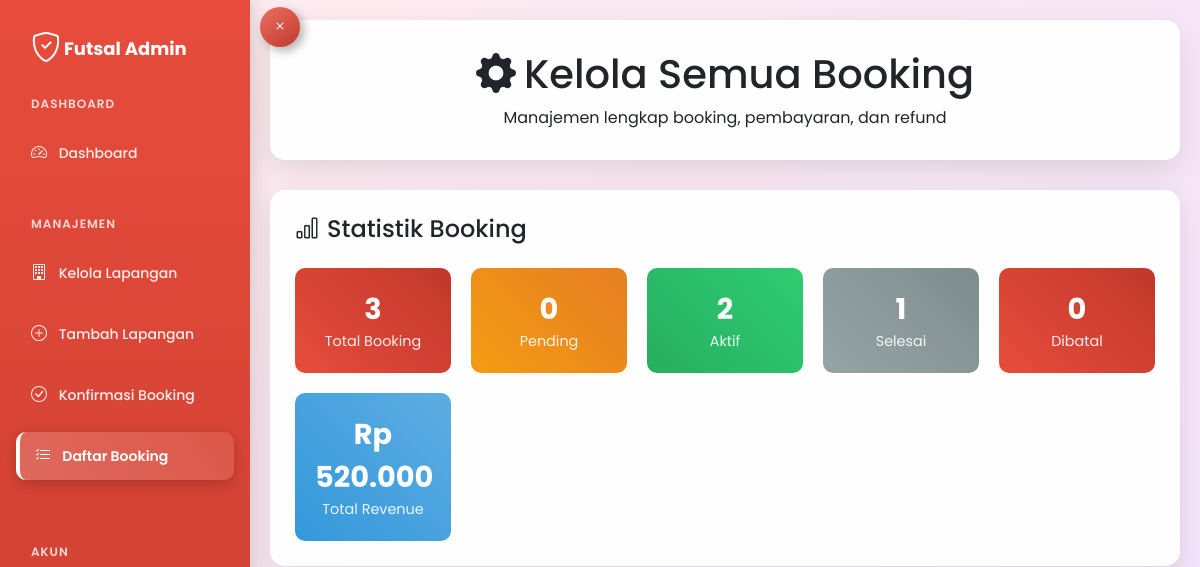
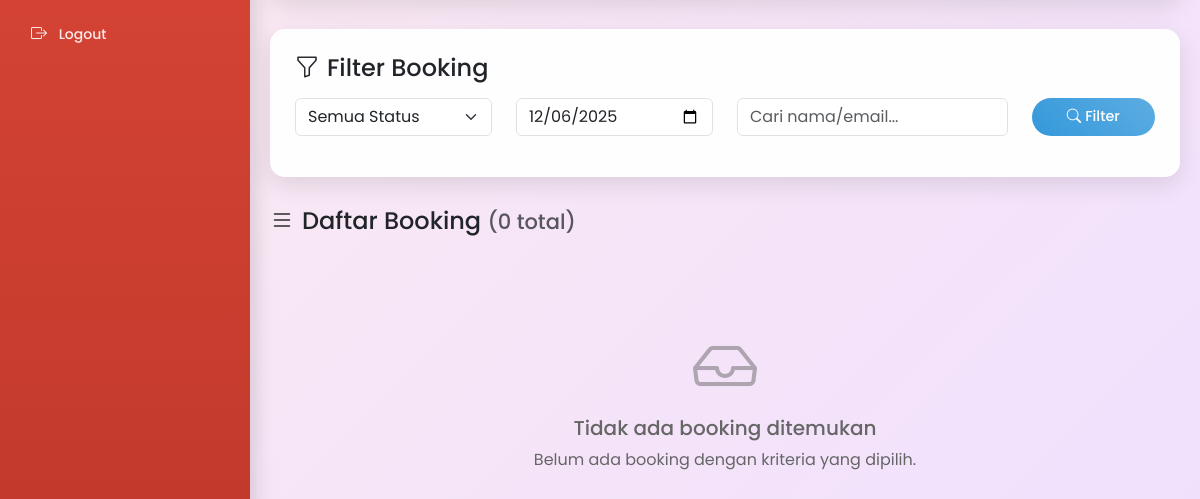
Before: /admin/daftar_booking.php?date=2025-12-06 (signed in) with the older database file (2 pictures, top to bottom).
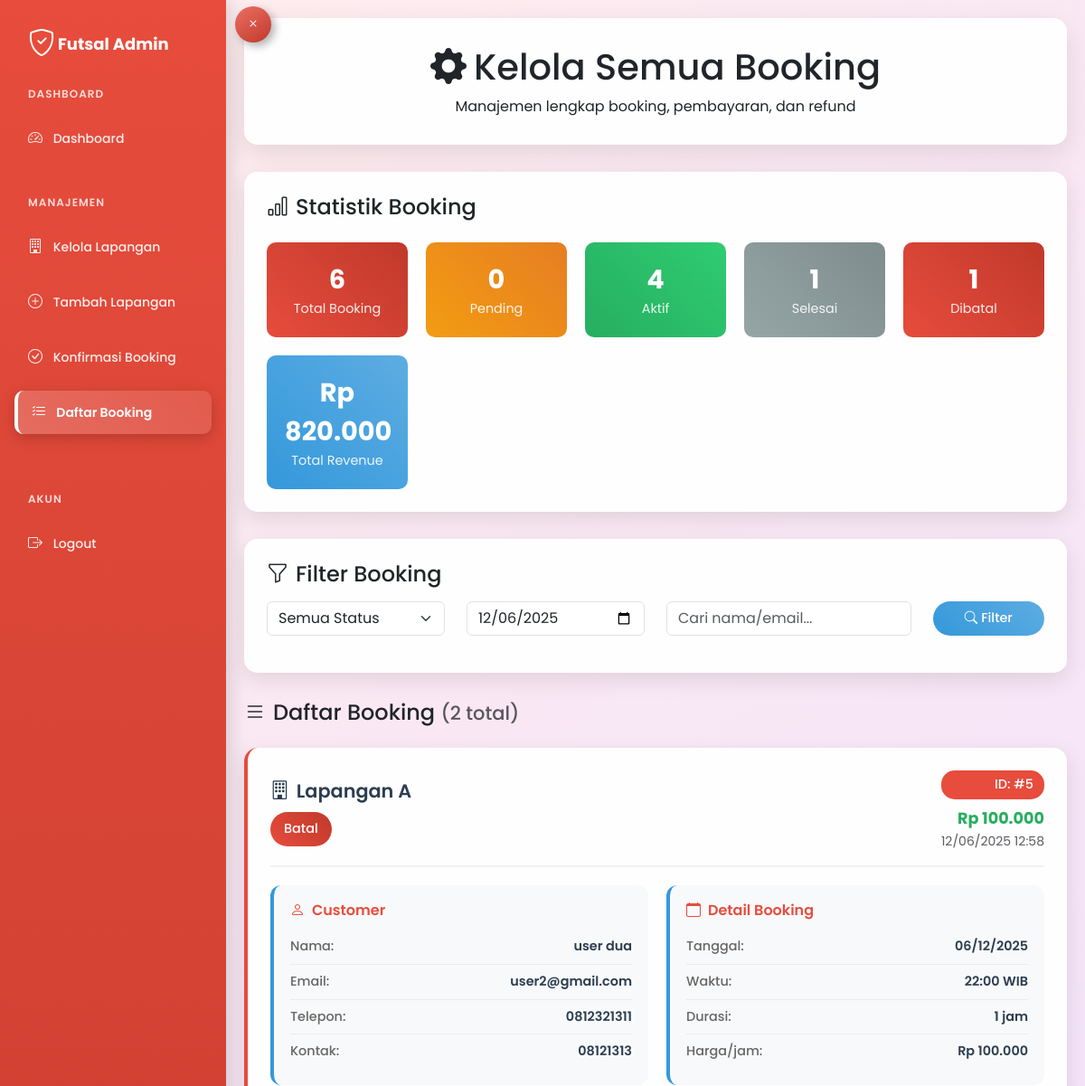
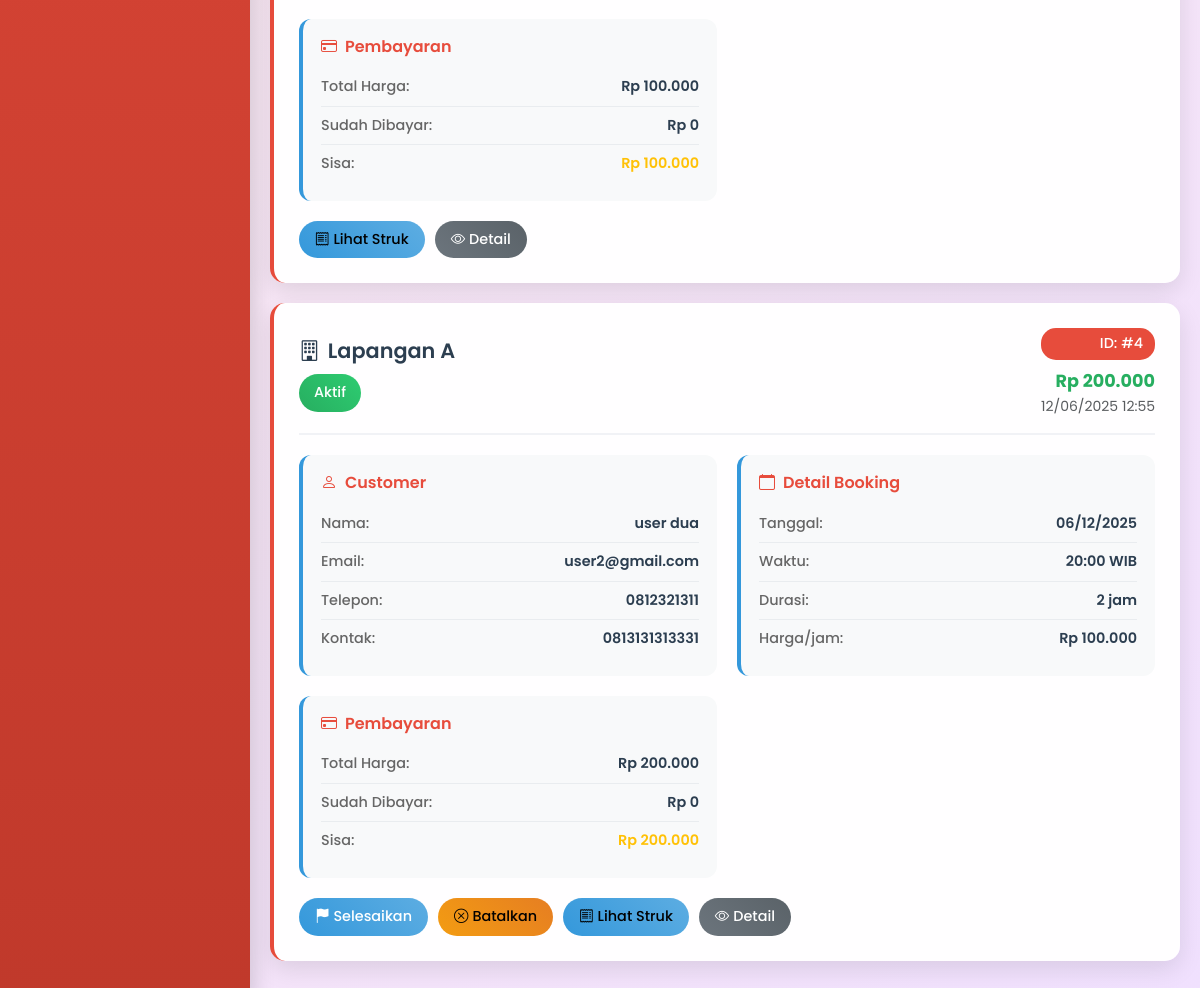
After: the same page with the newer database file (2 pictures, top to bottom).
### tables this page shows
CREATE TABLE `booking` (
  `id` int(11) NOT NULL,
  `id_user` int(11) NOT NULL,
  `id_lapangan` int(11) NOT NULL,
  `tanggal` date NOT NULL,
  `jam` time NOT NULL,
  `lama_sewa` int(11) NOT NULL,
  `kontak` varchar(20) NOT NULL,
  `status` enum('pending','aktif','batal','selesai') DEFAULT 'pending',
  `status_pembayaran` enum('dp','lunas','refund') NOT NULL,
  `total_dibayar` int(11) NOT NULL,
  `total_pinalti` int(11) NOT NULL,
  `created_at` timestamp NOT NULL DEFAULT current_timestamp(),
  `updated_at` timestamp NOT NULL DEFAULT current_timestamp() ON UPDATE current_timestamp()
);

CREATE TABLE `lapangan` (
  `id` int(11) NOT NULL,
  `nama` varchar(100) NOT NULL,
  `tipe` varchar(50) NOT NULL,
  `harga` int(11) NOT NULL,
  `status` enum('tersedia','habis') DEFAULT 'tersedia',
  `gambar` varchar(255) DEFAULT NULL,
  `created_at` timestamp NOT NULL DEFAULT current_timestamp(),
  `updated_at` timestamp NOT NULL DEFAULT current_timestamp() ON UPDATE current_timestamp()
);

CREATE TABLE `users` (
  `id` int(11) NOT NULL,
  `username` varchar(50) NOT NULL,
  `email` varchar(100) NOT NULL,
  `password` varchar(255) NOT NULL,
  `full_name` varchar(100) NOT NULL,
  `phone` varchar(20) NOT NULL,
  `created_at` timestamp NOT NULL DEFAULT current_timestamp(),
  `updated_at` timestamp NOT NULL DEFAULT current_timestamp() ON UPDATE current_timestamp()
);

### config/database.php (called while the page is built, shortened)
<?php
$hostname = "localhost";
$username = "root";
$password = "";
$database = "booking_futsal";
$connection = new mysqli($hostname, $username, $password, $database);
$connection->set_charset("utf8mb4");
function sanitize_input($data) {
    global $connection;
    return mysqli_real_escape_string($connection, trim($data));
}
?>

### admin/daftar_booking.php (the view, shortened to what the changed rows need)
<?php
include('../config/database.php');
$page = isset($_GET['page']) ? (int)$_GET['page'] : 1;
$limit = 10;
$offset = ($page - 1) * $limit;
$date_filter = isset($_GET['date']) ? sanitize_input($_GET['date']) : '';
$whereConditions = [];
if ($date_filter) {
    $whereConditions[] = "b.tanggal = '$date_filter'";
}
$whereClause = !empty($whereConditions) ? "WHERE " . implode(" AND ", $whereConditions) : "";
$countQuery = "
    SELECT COUNT(*) as total
    FROM booking b
    JOIN users u ON b.id_user = u.id
    JOIN lapangan l ON b.id_lapangan = l.id
    $whereClause
";
$countResult = mysqli_query($connection, $countQuery);
$totalRecords = mysqli_fetch_assoc($countResult)['total'];
$bookingQuery = "
    SELECT b.*, u.username, u.full_name, u.email, u.phone, l.nama as nama_lapangan, l.harga, l.tipe,
           p.payment_method, p.status as payment_status, p.created_at as payment_date,
           r.refund_amount, r.penalty_amount, r.status as refund_status
    FROM booking b
    JOIN users u ON b.id_user = u.id
    JOIN lapangan l ON b.id_lapangan = l.id
    LEFT JOIN payments p ON b.id = p.booking_id
    LEFT JOIN refunds r ON b.id = r.booking_id
    $whereClause
    ORDER BY b.created_at DESC
    LIMIT $limit OFFSET $offset
";
$bookingResult = mysqli_query($connection, $bookingQuery);
$all_booking = [];
while($row = mysqli_fetch_assoc($bookingResult)) {
    $all_booking[] = $row;
}
$statsQuery = "
    SELECT
        COUNT(*) as total,
        SUM(CASE WHEN status = 'pending' THEN 1 ELSE 0 END) as pending,
        SUM(CASE WHEN status = 'aktif' THEN 1 ELSE 0 END) as aktif,
        SUM(CASE WHEN status = 'selesai' THEN 1 ELSE 0 END) as selesai,
        SUM(CASE WHEN status = 'batal' THEN 1 ELSE 0 END) as batal,
        SUM(CASE WHEN status IN ('aktif', 'selesai') THEN (SELECT l.harga * b.lama_sewa FROM lapangan l WHERE l.id = b.id_lapangan) ELSE 0 END) as total_revenue
    FROM booking b
";
$statsResult = mysqli_query($connection, $statsQuery);
$stats = mysqli_fetch_assoc($statsResult);
?>
<!DOCTYPE html>
<html lang="id">
<head>
    <link href="https://cdn.jsdelivr.net/npm/bootstrap@5.3.2/dist/css/bootstrap.min.css" rel="stylesheet">
    <link href="https://cdn.jsdelivr.net/npm/bootstrap-icons@1.10.0/font/bootstrap-icons.css" rel="stylesheet">
</head>
<body>
    <div class="container">
        <div class="admin-header fade-in">
            <h1><i class="bi bi-gear-fill me-2"></i>Kelola Semua Booking</h1>
        </div>
        <div class="stats-section fade-in">
            <div class="stats-grid">
                <div class="stat-item">
                    <div class="stat-number"><?php echo $stats['total']; ?></div>
                    <div class="stat-label">Total Booking</div>
                </div>
                <div class="stat-item aktif">
                    <div class="stat-number"><?php echo $stats['aktif']; ?></div>
                    <div class="stat-label">Aktif</div>
                </div>
                <div class="stat-item batal">
                    <div class="stat-number"><?php echo $stats['batal']; ?></div>
                    <div class="stat-label">Dibatal</div>
                </div>
                <div class="stat-item revenue">
                    <div class="stat-number">Rp <?php echo number_format($stats['total_revenue'], 0, ',', '.'); ?></div>
                    <div class="stat-label">Total Revenue</div>
                </div>
            </div>
        </div>
        <div class="fade-in">
            <h4 class="mb-4">
                <i class="bi bi-list me-2"></i>Daftar Booking
                <small class="text-muted">(<?php echo $totalRecords; ?> total)</small>
            </h4>
            <?php if (empty($all_booking)): ?>
            <div class="no-data">
                <i class="bi bi-inbox"></i>
                <h5>Tidak ada booking ditemukan</h5>
                <p>Belum ada booking dengan kriteria yang dipilih.</p>
            </div>
            <?php else: ?>
            <?php foreach ($all_booking as $booking): ?>
            <?php
            $total_harga = $booking['harga'] * $booking['lama_sewa'];
            $sisa_pembayaran = $total_harga - $booking['total_dibayar'];
            ?>
            <div class="booking-card">
                <div class="booking-header">
                    <div>
                        <div class="booking-title">
                            <i class="bi bi-building me-2"></i><?php echo htmlspecialchars($booking['nama_lapangan']); ?>
                        </div>
                        <div class="mt-2">
                            <span class="status-badge status-<?php echo $booking['status']; ?>">
                                <?php echo ucfirst($booking['status']); ?>
                            </span>
                        </div>
                    </div>
                    <div class="text-end">
                        <div class="booking-id">ID: #<?php echo $booking['id']; ?></div>
                        <div class="revenue-highlight mt-2">Rp <?php echo number_format($total_harga, 0, ',', '.'); ?></div>
                        <small class="text-muted"><?php echo date('d/m/Y H:i', strtotime($booking['created_at'])); ?></small>
                    </div>
                </div>
                <div class="booking-info">
                    <div class="info-section">
                        <h6><i class="bi bi-person me-2"></i>Customer</h6>
                        <div class="info-item">
                            <span class="info-label">Nama:</span>
                            <span class="info-value"><?php echo htmlspecialchars($booking['full_name']); ?></span>
                        </div>
                        <div class="info-item">
                            <span class="info-label">Email:</span>
                            <span class="info-value"><?php echo htmlspecialchars($booking['email']); ?></span>
                        </div>
                        <div class="info-item">
                            <span class="info-label">Telepon:</span>
                            <span class="info-value"><?php echo htmlspecialchars($booking['phone']); ?></span>
                        </div>
                        <div class="info-item">
                            <span class="info-label">Kontak:</span>
                            <span class="info-value"><?php echo htmlspecialchars($booking['kontak']); ?></span>
                        </div>
                    </div>
                    <div class="info-section">
                        <h6><i class="bi bi-calendar me-2"></i>Detail Booking</h6>
                        <div class="info-item">
                            <span class="info-label">Tanggal:</span>
                            <span class="info-value"><?php echo date('d/m/Y', strtotime($booking['tanggal'])); ?></span>
                        </div>
                        <div class="info-item">
                            <span class="info-label">Waktu:</span>
                            <span class="info-value"><?php echo date('H:i', strtotime($booking['jam'])); ?> WIB</span>
                        </div>
                        <div class="info-item">
                            <span class="info-label">Durasi:</span>
                            <span class="info-value"><?php echo $booking['lama_sewa']; ?> jam</span>
                        </div>
                        <div class="info-item">
                            <span class="info-label">Harga/jam:</span>
                            <span class="info-value">Rp <?php echo number_format($booking['harga'], 0, ',', '.'); ?></span>
                        </div>
                    </div>
                    <div class="info-section">
                        <h6><i class="bi bi-credit-card me-2"></i>Pembayaran</h6>
                        <div class="info-item">
                            <span class="info-label">Total Harga:</span>
                            <span class="info-value">Rp <?php echo number_format($total_harga, 0, ',', '.'); ?></span>
                        </div>
                        <div class="info-item">
                            <span class="info-label">Sudah Dibayar:</span>
                            <span class="info-value">Rp <?php echo number_format($booking['total_dibayar'], 0, ',', '.'); ?></span>
                        </div>
                        <?php if ($sisa_pembayaran > 0): ?>
                        <div class="info-item">
                            <span class="info-label">Sisa:</span>
                            <span class="info-value text-warning">Rp <?php echo number_format($sisa_pembayaran, 0, ',', '.'); ?></span>
                        </div>
                        <?php endif; ?>
                    </div>
                </div>
                <div class="admin-actions">
                    <?php if ($booking['status'] == 'aktif'): ?>
                    <button onclick="confirmAction('complete_booking', <?php echo $booking['id']; ?>, 'Selesaikan Booking', 'Yakin ingin menandai booking ini sebagai selesai?')" class="btn btn-primary btn-sm">
                        <i class="bi bi-flag-fill me-1"></i>Selesaikan
                    </button>
                    <button onclick="confirmAction('cancel_booking', <?php echo $booking['id']; ?>, 'Batalkan Booking', 'Yakin ingin membatalkan booking ini?', true)" class="btn btn-warning btn-sm">
                        <i class="bi bi-x-circle me-1"></i>Batalkan
                    </button>
                    <?php endif; ?>
                    <a href="payment_receipt.php?booking_id=<?php echo $booking['id']; ?>" target="_blank" class="btn btn-info btn-sm">
                        <i class="bi bi-receipt me-1"></i>Lihat Struk
                    </a>
                    <button onclick="viewDetail(<?php echo $booking['id']; ?>)" class="btn btn-secondary btn-sm">
                        <i class="bi bi-eye me-1"></i>Detail
                    </button>
                </div>
            </div>
            <?php endforeach; ?>
            <?php endif; ?>
        </div>
    </div>
</body>
</html>

Changed rows visible on the page:
added booking: id_lapangan.nama "Lapangan A", status "Batal", id "5", total_harga "100.000", created_at "12/06/2025 12:58", id_user.full_name "user dua", id_user.email "user2@gmail.com", id_user.phone "0812321311", kontak "08121313", tanggal "06/12/2025", jam "22:00", lama_sewa "1", id_lapangan.harga "100.000", total_dibayar "0", sisa_pembayaran "100.000"
added booking: id_lapangan.nama "Lapangan A", status "Aktif", id "4", total_harga "200.000", created_at "12/06/2025 12:55", id_user.full_name "user dua", id_user.email "user2@gmail.com", id_user.phone "0812321311", kontak "0813131313331", tanggal "06/12/2025", jam "20:00", lama_sewa "2", id_lapangan.harga "100.000", total_dibayar "0", sisa_pembayaran "200.000"
Other visible differences:
$stats['total']: "3" → "6"
$stats['aktif']: "2" → "4"
$stats['batal']: "0" → "1"
$stats['total_revenue']: "520.000" → "820.000"
$totalRecords: "0" → "2"
text no longer shown: "Tidak ada booking ditemukan Belum ada booking dengan kriteria yang dipilih."
